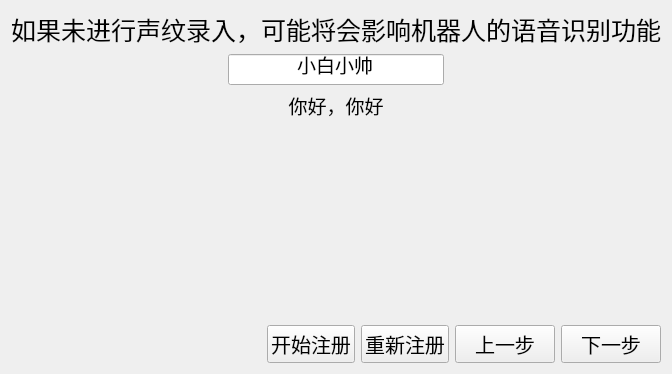
      <widget class="QWidget" name="page_11">
       <layout class="QVBoxLayout" name="verticalLayout_14">
        <item>
         <widget class="QLabel" name="label_69">
          <property name="font">
           <font>
            <pointsize>19</pointsize>
           </font>
          </property>
          <property name="styleSheet">
           <string notr="true"/>
          </property>
          <property name="text">
           <string>如果未进行声纹录入，可能将会影响机器人的语音识别功能</string>
          </property>
          <property name="alignment">
           <set>Qt::AlignLeading|Qt::AlignLeft|Qt::AlignVCenter</set>
          </property>
         </widget>
        </item>
        <item>
         <layout class="QHBoxLayout" name="horizontalLayout_34">
          <item>
           <spacer name="horizontalSpacer_41">
            <property name="orientation">
             <enum>Qt::Horizontal</enum>
            </property>
            <property name="sizeHint" stdset="0">
             <size>
              <width>40</width>
              <height>20</height>
             </size>
            </property>
           </spacer>
          </item>
          <item>
           <layout class="QVBoxLayout" name="verticalLayout_16">
            <item>
             <widget class="QLineEdit" name="recognition_lineEdit">
              <property name="font">
               <font>
                <pointsize>14</pointsize>
               </font>
              </property>
              <property name="text">
               <string>小白小帅</string>
              </property>
              <property name="alignment">
               <set>Qt::AlignCenter</set>
              </property>
              <property name="placeholderText">
               <string>请输入声纹录入名</string>
              </property>
             </widget>
            </item>
            <item>
             <widget class="QLabel" name="label_45">
              <property name="font">
               <font>
                <pointsize>14</pointsize>
               </font>
              </property>
              <property name="text">
               <string>你好，你好</string>
              </property>
              <property name="alignment">
               <set>Qt::AlignCenter</set>
              </property>
             </widget>
            </item>
           </layout>
          </item>
          <item>
           <spacer name="horizontalSpacer_42">
            <property name="orientation">
             <enum>Qt::Horizontal</enum>
            </property>
            <property name="sizeHint" stdset="0">
             <size>
              <width>40</width>
              <height>20</height>
             </size>
            </property>
           </spacer>
          </item>
         </layout>
        </item>
        <item>
         <spacer name="verticalSpacer_14">
          <property name="orientation">
           <enum>Qt::Vertical</enum>
          </property>
          <property name="sizeHint" stdset="0">
           <size>
            <width>20</width>
            <height>199</height>
           </size>
          </property>
         </spacer>
        </item>
        <item>
         <layout class="QHBoxLayout" name="horizontalLayout_17">
          <item>
           <spacer name="horizontalSpacer_17">
            <property name="orientation">
             <enum>Qt::Horizontal</enum>
            </property>
            <property name="sizeHint" stdset="0">
             <size>
              <width>40</width>
              <height>20</height>
             </size>
            </property>
           </spacer>
          </item>
          <item>
           <widget class="QPushButton" name="init_start_recognition_pushButton">
            <property name="font">
             <font>
              <pointsize>15</pointsize>
             </font>
            </property>
            <property name="cursor">
             <cursorShape>PointingHandCursor</cursorShape>
            </property>
            <property name="styleSheet">
             <string notr="true"/>
            </property>
            <property name="text">
             <string>开始注册</string>
            </property>
           </widget>
          </item>
          <item>
           <widget class="QPushButton" name="init_restart_recognition_pushButton">
            <property name="font">
             <font>
              <pointsize>15</pointsize>
             </font>
            </property>
            <property name="cursor">
             <cursorShape>PointingHandCursor</cursorShape>
            </property>
            <property name="styleSheet">
             <string notr="true"/>
            </property>
            <property name="text">
             <string>重新注册</string>
            </property>
           </widget>
          </item>
          <item>
           <widget class="QPushButton" name="lastsetup_pushButton_8">
            <property name="minimumSize">
             <size>
              <width>100</width>
              <height>0</height>
             </size>
            </property>
            <property name="font">
             <font>
              <pointsize>15</pointsize>
             </font>
            </property>
            <property name="cursor">
             <cursorShape>PointingHandCursor</cursorShape>
            </property>
            <property name="text">
             <string>上一步</string>
            </property>
           </widget>
          </item>
          <item>
           <widget class="QPushButton" name="nextsetup_pushButton_8">
            <property name="minimumSize">
             <size>
              <width>100</width>
              <height>0</height>
             </size>
            </property>
            <property name="font">
             <font>
              <pointsize>15</pointsize>
             </font>
            </property>
            <property name="cursor">
             <cursorShape>PointingHandCursor</cursorShape>
            </property>
            <property name="text">
             <string>下一步</string>
            </property>
           </widget>
          </item>
         </layout>
        </item>
       </layout>
      </widget>
